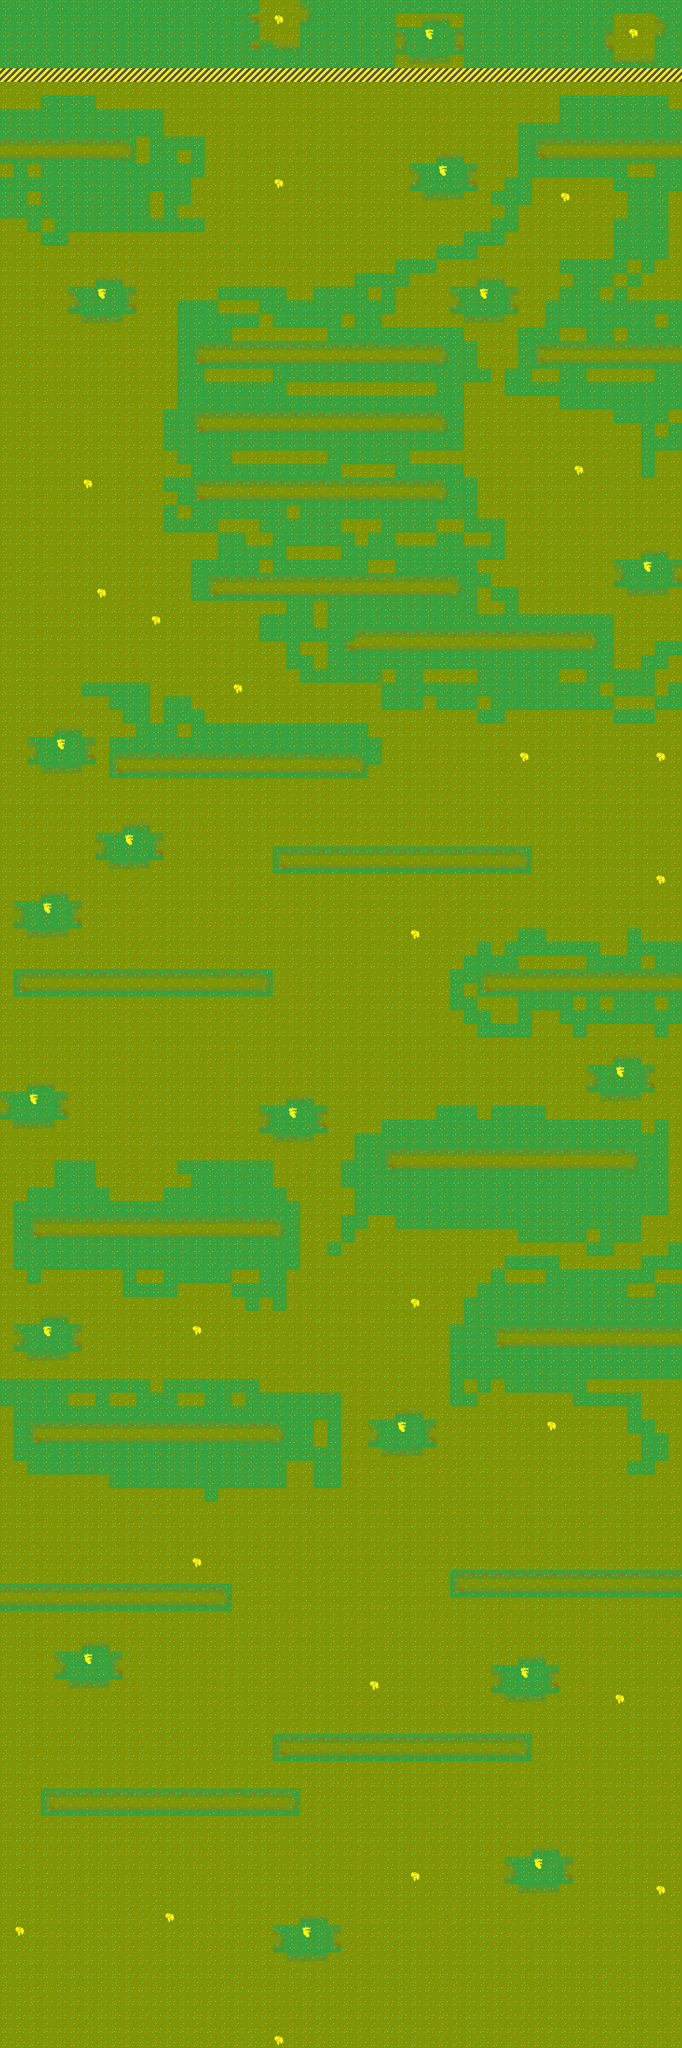

Tiled map render using the project's own tile images. Description and the map definition, with tile-layer contents summarised, below:
An orthogonal 50x150 tile map with 16x16 px tiles, 1 tile layer (Jungle), 2 hidden layers not drawn.

<map version="1.0" orientation="orthogonal" renderorder="right-down" width="50" height="150" tilewidth="16" tileheight="16" nextobjectid="1">
 <tileset firstgid="1" name="Floortiles" tilewidth="16" tileheight="16" tilecount="40" columns="4">
  <image source="floortiles.png" width="64" height="160" />
 </tileset>
 <layer name="Ground" width="50" height="150" visible="0">
  <data>[7500 cells, 7500 non-empty, 16 distinct tile ids]</data>
 </layer>
 <layer name="Outdoor" width="50" height="150" visible="0">
  <data>[7500 cells, 7500 non-empty, 13 distinct tile ids]</data>
 </layer>
 <layer name="Jungle" width="50" height="150">
  <data>[7500 cells, 7500 non-empty, 13 distinct tile ids]</data>
 </layer>
</map>